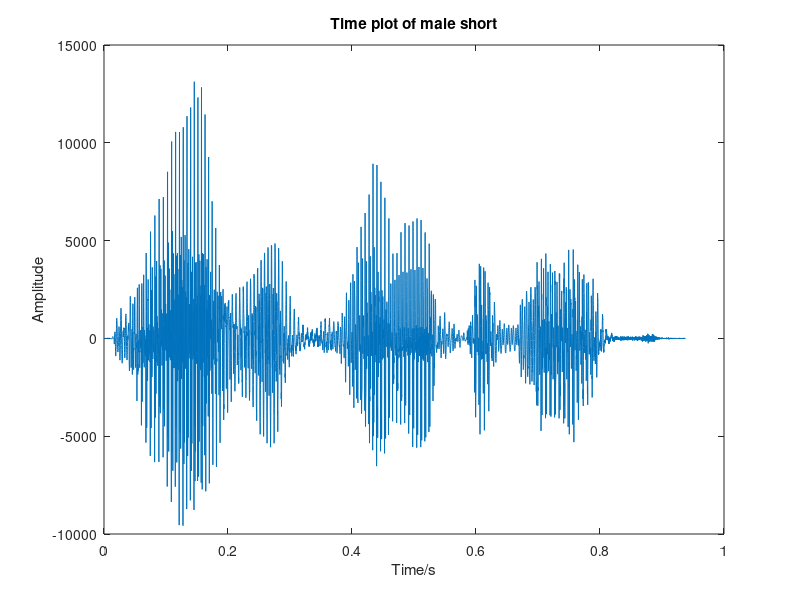
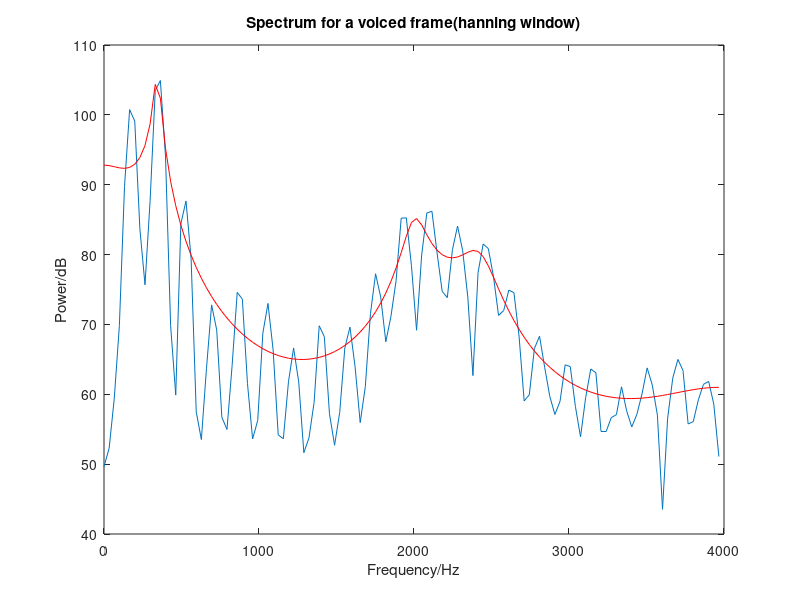
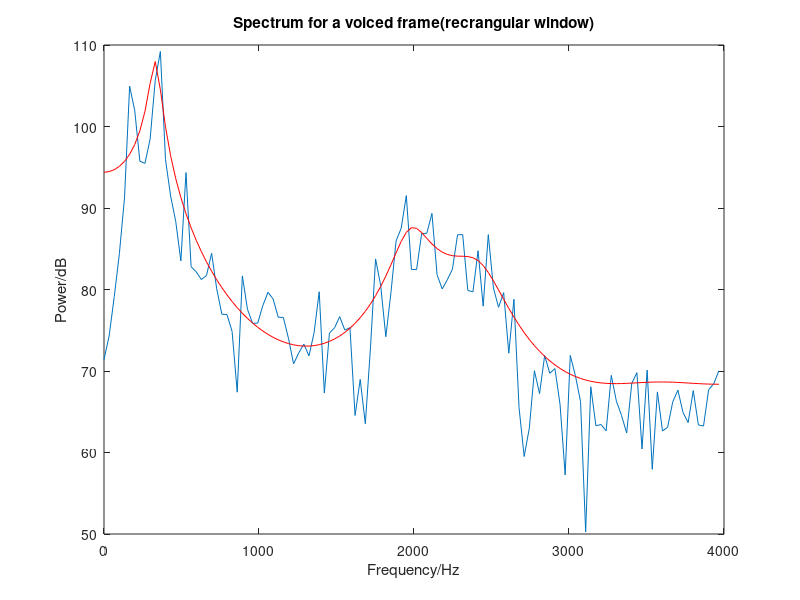

Write MATLAB code to recreate these figures, in order.
clc;
clear;
load assignment1.mat;
% Problem 3.1
Fs = 8000;
t = 1/Fs:1/Fs:length(male_short)/Fs;
figure(1);
plot(t,male_short);
xlabel('Time/s');
ylabel('Amplitude');
title('Time plot of male short');

% Problem 3.3
N = 240; % t from 0.25 to 0.28,n from 2000 to 2239
S = 2000;
xf1 = male_short(S:S+N-1).*hanning(N);
X1 = fft(xf1);
f = 0:4000/121:4000*120/121; % frequency of at x is x*4000/121,convert the point into frequency
figure(2); 
plot(f,10*log10(abs(X1(1:N/2+1)).^2));
title('Spectrum for a voiced frame(hanning window)');
xlabel('Frequency/Hz');
ylabel('Power/dB');
% Problem 3.8
M = 10; % M is the prediction order
c1 = xcorr(xf1, xf1, M);
[a1,e1]= levinson(c1(M+1:2*M+1)); % a is a vector always starting with a=1.
a1 = a1(:); % Make a a column vector
h1 = zeros(N,1);
for k=0:N-1
    h1(k+1) = 1 / (a1'*exp(-1i*2*pi*k/N*(0:M)') );
end
hold on;
plot(f,10*log10(e1*abs(h1(1:N/2+1)).^2), 'r');

% Problem 3.7
xf2 = male_short(S:S+N-1);
X2 = fft(xf2);
figure(3); 
plot(f,10*log10(abs(X2(1:N/2+1)).^2));
title('Spectrum for a voiced frame(recrangular window)');
xlabel('Frequency/Hz');
ylabel('Power/dB');
% Problem 3.8
c2 = xcorr(xf2, xf2, M);
[a2,e2]= levinson(c2(M+1:2*M+1)); % a is a vector always starting with a=1.
a2 = a2(:); % Make a a column vector
h2 = zeros(N,1);
for k=0:N-1
    h2(k+1) = 1 / (a2'*exp(-1i*2*pi*k/N*(0:M)') );
end
hold on;
plot(f,10*log10(e2*abs(h2(1:N/2+1)).^2), 'r');